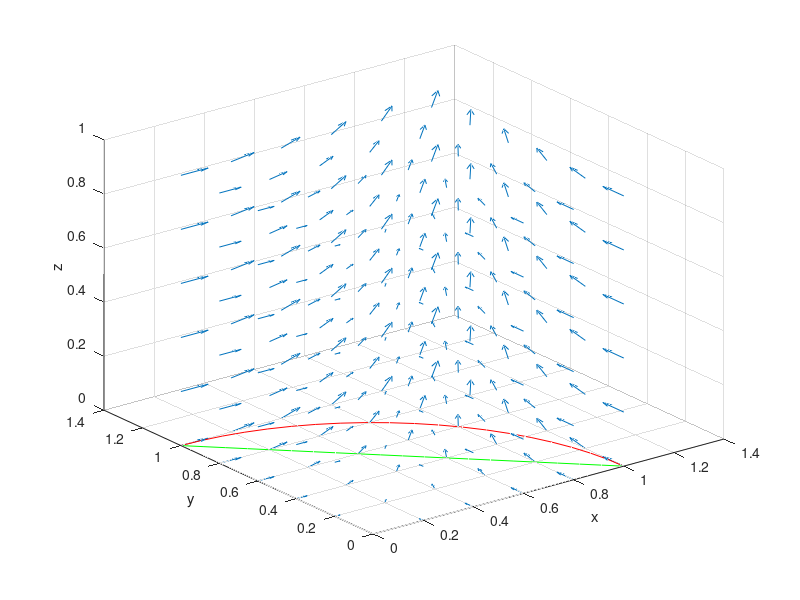

This figure's MATLAB source:
clear all
close all
clc

x = 0:.2:1;
y = x;
z = x;
[xx,yy,zz] = meshgrid(x,y,z);
Exx = yy; Eyy = xx; Ezz = 0*xx;
figure(1);
quiver3(xx,yy,zz,Exx,Eyy,Ezz);
xlabel('x'); ylabel('y'); zlabel('z');
grid on; hold on;
P1 = [1;0;0]; P2 = [0;1;0];
s = 0:.05:1;
L1 = P1*(1 - s) + P2*s;
L2 = P1*cos(pi*s/2) + P2*sin(pi*s/2);
plot3(L1(1,:),L1(2,:),L1(3,:),'g');
plot3(L2(1,:),L2(2,:),L2(3,:),'r');